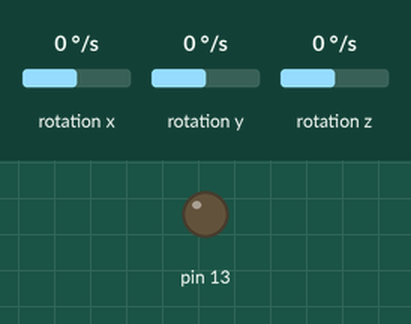
Bench run of a sketch on a simulated Arduino Uno, built with avr-gcc and run on an emulated ATmega328P. Parts: output pins drawn as LEDs (lit = HIGH). Wiring (inferred from the names in the program): MPU-6050 motion sensor at I2C address 0x68. The inputs (shaded band) are chosen by the test bench; at power-on: rotation x 0 °/s, rotation y 0 °/s, rotation z 0 °/s. What the sketch prints to the serial monitor is not drawn.

Above: at 0.3 s.
Timing chart, 0 to 1.8 s (numbered marks = the images above):
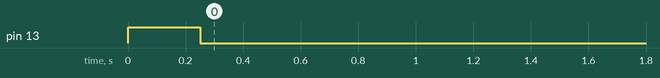

The sketch:

Teensy_firstGyro_V1.ino
```cpp
#include <Wire.h>

float RateRoll, RatePitch, RateYaw;

void gyro_signals(void) {
 Wire.beginTransmission(0x68); //Start I2C communication with the gyro

 Wire.write(0x1A);
 Wire.write(0x05);
 Wire.endTransmission(); //Switch on the lowpass filter

 Wire.beginTransmission(0x68);
 Wire.write(0x1B);
 Wire.write(0x8);
 Wire.endTransmission(); //Set the sensitivity scale factor

 Wire.beginTransmission(0x68);
 Wire.write(0x43);
 Wire.endTransmission(); //Access registers storing gyro measurements

 Wire.requestFrom(0x68,6); //Request 6 bytes from the MPU-6050 such that you can pull the information of the 6 registers 43 to 48 from the sensor.

 int16_t GyroX=Wire.read()<<8 | Wire.read(); //(merging information of 2 8bit Registers)
 int16_t GyroY=Wire.read()<<8 | Wire.read();
 int16_t GyroZ=Wire.read()<<8 | Wire.read();//Read the gyro measurements around theX, Y and Z axis

 RateRoll=(float)GyroX/65.5;
 RatePitch=(float)GyroY/65.5;
 RateYaw=(float)GyroZ/65.5; //Convert the measurement units to °/s
}


void setup() {
 Serial.begin(57600);
 pinMode(13, OUTPUT);
 digitalWrite(13, HIGH);

 Wire.setClock(400000); //speed: 400 kHz
 Wire.begin(); //Set the clock speed of I2C
 delay(250); //giving her time to start

 Wire.beginTransmission(0x68);
 Wire.write(0x6B);
 Wire.write(0x00); //Start the gyro in power mode

 Wire.endTransmission();

 digitalWrite(13, LOW);
}

void loop() {
 gyro_signals();
 Serial.print("Roll rate [°/s]= ");
 Serial.print(RateRoll);
 Serial.print(" Pitch Rate [°/s]= ");
 Serial.print(RatePitch); //Call the predefined function to read the gyro measurements

 Serial.print(" Yaw Rate [°/s]= ");
 Serial.println(RateYaw);
 delay(50);
}
```
